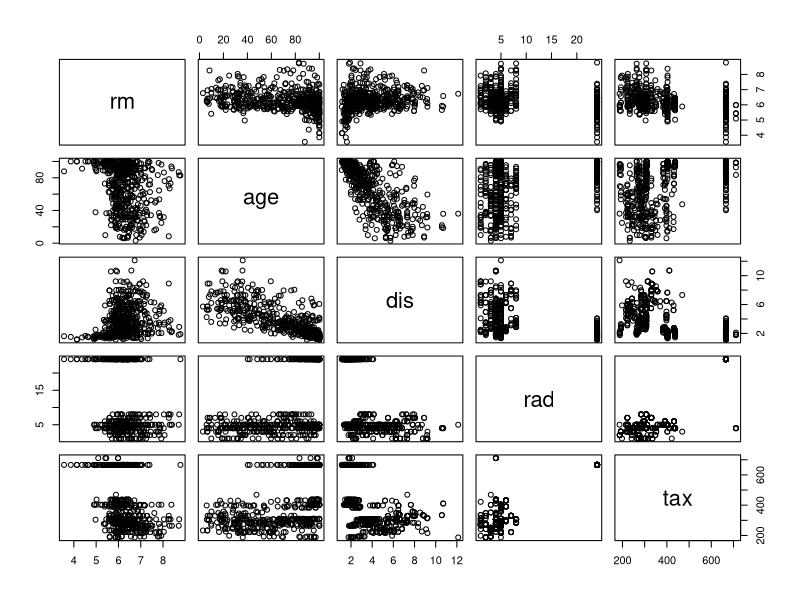
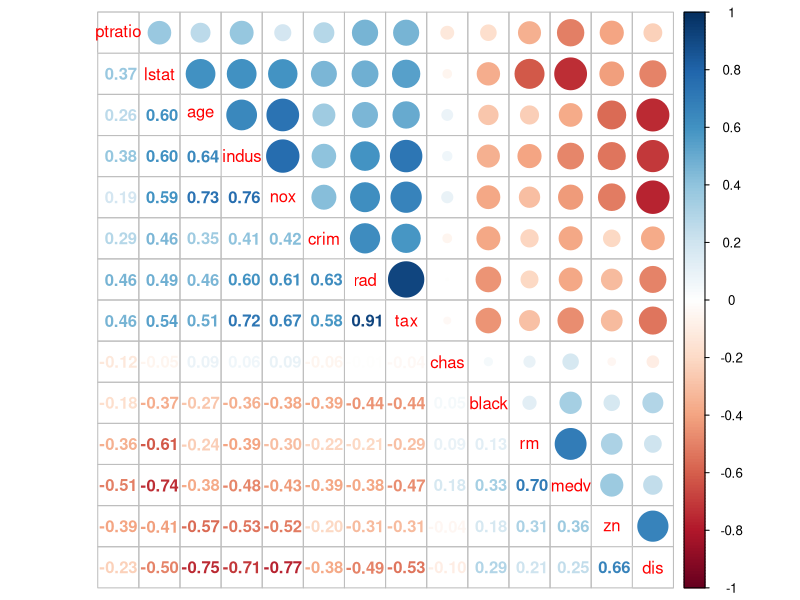
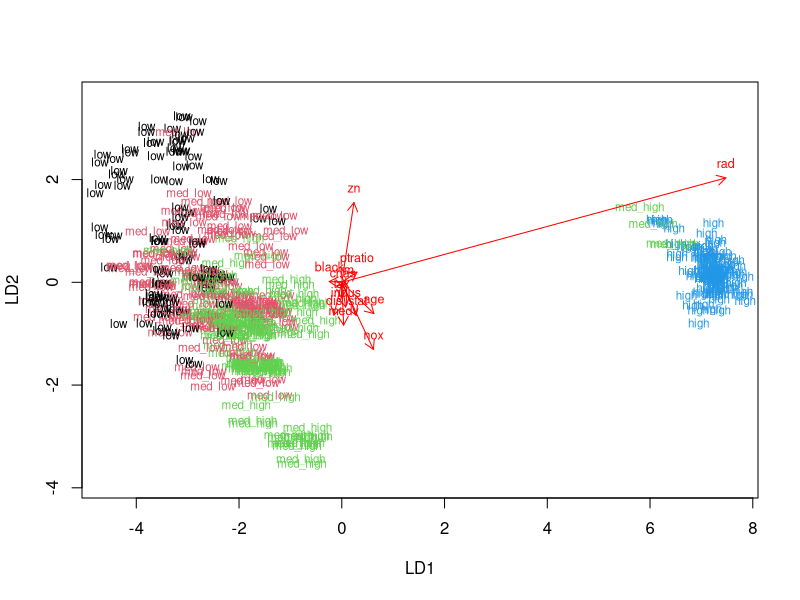
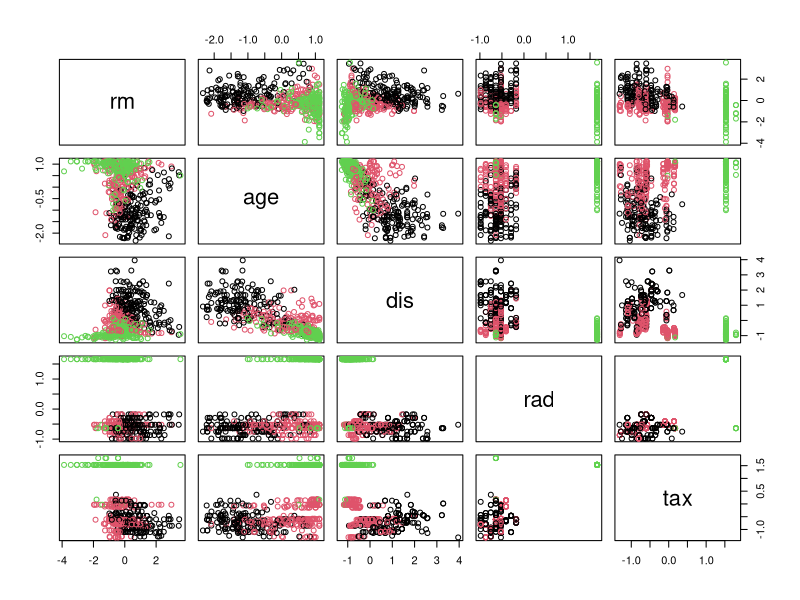
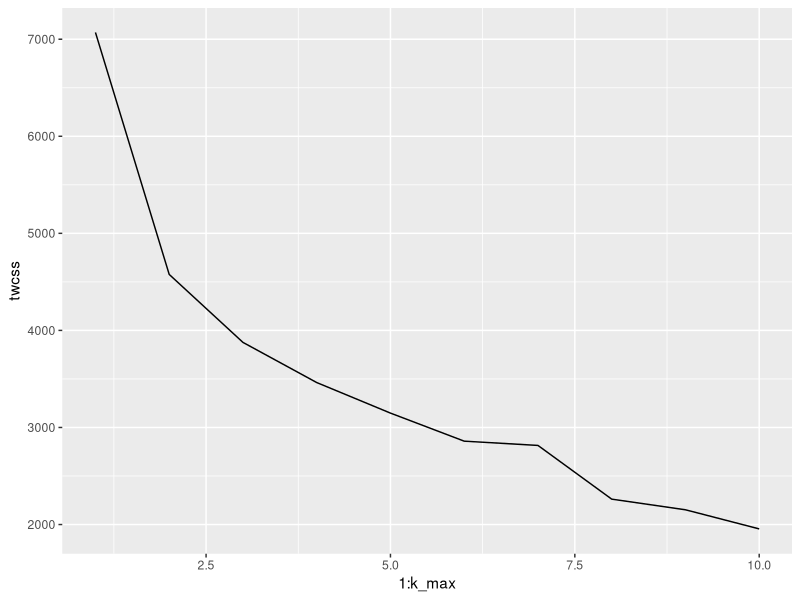
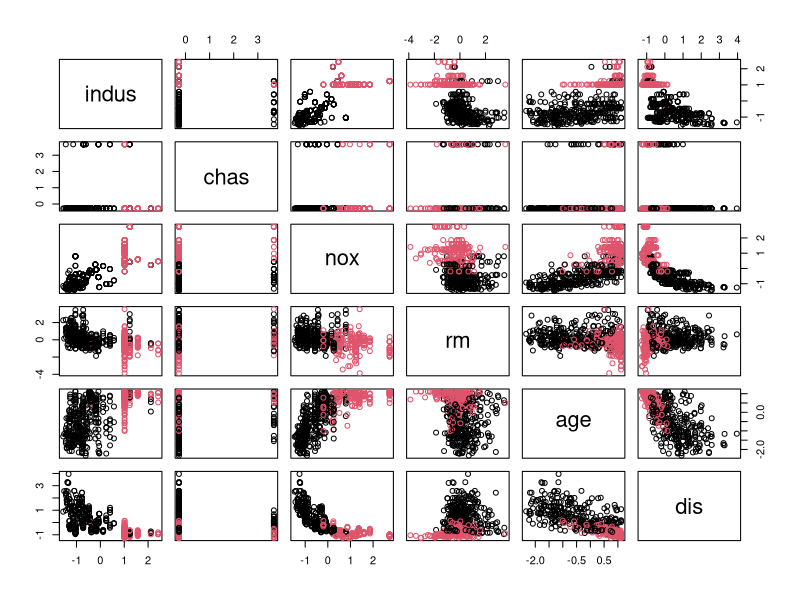

The R script that drew these images, in order:
## ---- chunk 1
# load up the MASS package and then boston
library(MASS)
data("Boston")
## ---- chunk 2
# we use str and summary functions
str(Boston)
summary(Boston)
## ---- chunk 3
pairs(Boston[6:10])
## ---- chunk 4
# first load the the corrplot and dplyr package
library(corrplot)
library(dplyr)
## ---- chunk 5
# show a correlation matrix with digits rounded to 2
cor_matrix = cor(Boston, use = "pairwise") 
cor_matrix %>% round(digits = 2)
## ---- chunk 6
# visualizing the corrplot matrix
corrplot.mixed(cor_matrix, order="hclust")
## ---- chunk 7
# use the scale function on the dataset
boston_s = scale(Boston)
## ---- chunk 8
summary(boston_s)
## ---- chunk 9
class(boston_s)
## ---- chunk 10
# using the as.data.frame on the matrix
boston_scaled = as.data.frame(boston_s)
## ---- chunk 11
# create a new quantile vector called bins and check it
bins = quantile(boston_scaled$crim)
bins
## ---- chunk 12
# create a factorial variabl with cut function and using the quantile of boston_scaled$crim as breaks, also label the new categories accordingly.
crime = cut(boston_scaled$crim, breaks = bins, include.lowest = TRUE, labels = c("low", "med_low", "med_high", "high"))
## ---- chunk 13
table(crime)
## ---- chunk 14
# use the dplyr:: handle so in case another package also has a similarly named function
boston_scaled = dplyr::select(boston_scaled, -crim)
boston_scaled = data.frame(boston_scaled, crime)
## ---- chunk 15
# row and sample size
n = nrow(boston_scaled)
ind = sample(n, size = n*0.8)

# train and test set
train = boston_scaled[ind,]
test = boston_scaled[-ind,]
## ---- chunk 16
# save the crime column of test data set and remove it with select, call dplyr:: just in case again
correct_classes = test$crime
test = dplyr::select(test, -crime)
## ---- chunk 17
table(train$crime)
## ---- chunk 18
# use of lda is similar to linear regression model, we also use the ~. to indicate the function to use all variables available in the data set
# we utilize the MASS-package, note that this will mask select from dplyr-package which is why used the dplyr:: earlier
library(MASS)
lda.fit = lda(crime~., data = train)
lda.fit
## ---- chunk 19
# this is a function from the datacamp course for the arrows for the plot
lda.arrows = function(x, myscale = 1, arrow_heads = 0.1, color = "red", tex = 0.75, choices = c(1,2)){
  heads = coef(x)
  arrows(x0 = 0, y0 = 0, 
         x1 = myscale * heads[,choices[1]], 
         y1 = myscale * heads[,choices[2]], col=color, length = arrow_heads)
  text(myscale * heads[,choices], labels = row.names(heads), 
       cex = tex, col=color, pos=3)
}

#next is the actual plot with the arrows added
plot(lda.fit, dimen = 2, col = as.numeric(train$crime), pch = as.numeric(train$crime))
lda.arrows(lda.fit, myscale = 2)
## ---- chunk 20
# predict classes with test data
lda.pred <- predict(lda.fit, newdata = test)

# cross tabulate the results
table(correct = correct_classes, predicted = lda.pred$class)
## ---- chunk 21
# load data, scale it and reform into a dataframe
data("Boston")
Boston = as.data.frame(scale(Boston))
# check that it looks correct again
summary(Boston)
## ---- chunk 22
# use the dist function to compute the distances for both euclidean and manhattan methods
dist_eu = dist(Boston)
dist_man = dist(Boston, method = "manhattan")
# look at the summary of the distances
summary(dist_eu)
summary(dist_man)

## ---- chunk 23
# k-means clustering
km = kmeans(Boston, centers = "3")

# plot the Boston dataset with clusters
pairs(Boston[6:10], col = km$cluster)
## ---- chunk 24
library(ggplot2)
# MASS, ggplot2 and Boston dataset are available
set.seed(123)

# determine the number of clusters
k_max = 10

# calculate the total within sum of squares
twcss = sapply(1:k_max, function(k){kmeans(Boston, k)$tot.withinss})

# visualize the results
qplot(x = 1:k_max, y = twcss, geom = 'line')
## ---- chunk 25
# k-means clustering
km = kmeans(Boston, centers = "2")

# plot the Boston dataset with clusters
pairs(Boston[3:8], col = km$cluster)
## ---- chunk 26
date()
